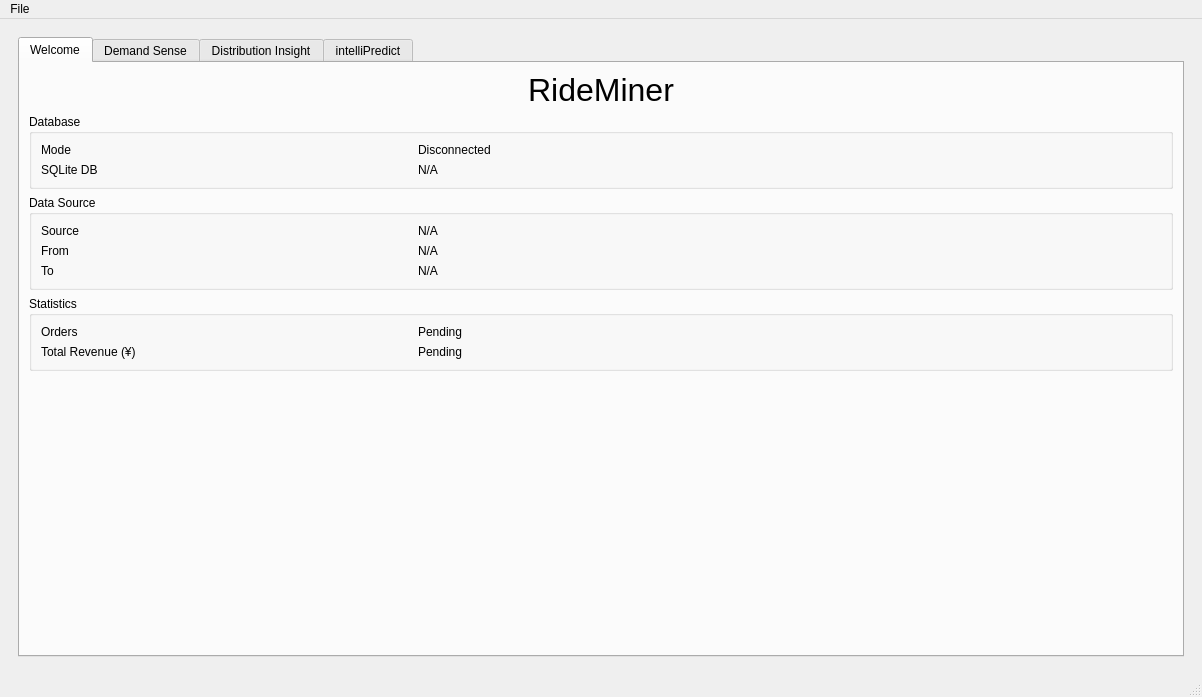
<?xml version="1.0" encoding="UTF-8"?>
<ui version="4.0">
 <class>MainWindow</class>
 <widget class="QMainWindow" name="MainWindow">
  <property name="geometry">
   <rect>
    <x>0</x>
    <y>0</y>
    <width>1202</width>
    <height>697</height>
   </rect>
  </property>
  <property name="windowTitle">
   <string>MainWindow</string>
  </property>
  <widget class="QWidget" name="centralwidget">
   <layout class="QGridLayout" name="gridLayout">
    <item row="0" column="0">
     <widget class="QWidget" name="widgetMain" native="true">
      <property name="enabled">
       <bool>true</bool>
      </property>
      <layout class="QGridLayout" name="gridLayout_4">
       <item row="0" column="0">
        <widget class="QTabWidget" name="tabWidget">
         <property name="enabled">
          <bool>true</bool>
         </property>
         <property name="currentIndex">
          <number>0</number>
         </property>
         <widget class="QWidget" name="tab_2">
          <attribute name="title">
           <string>Welcome</string>
          </attribute>
          <layout class="QVBoxLayout" name="verticalLayout">
           <item>
            <widget class="QLabel" name="label_3">
             <property name="font">
              <font>
               <pointsize>24</pointsize>
              </font>
             </property>
             <property name="text">
              <string>RideMiner</string>
             </property>
             <property name="alignment">
              <set>Qt::AlignCenter</set>
             </property>
            </widget>
           </item>
           <item>
            <widget class="QGroupBox" name="groupBox">
             <property name="title">
              <string>Database</string>
             </property>
             <layout class="QGridLayout" name="gridLayout_7">
              <item row="0" column="0">
               <widget class="QLabel" name="label_8">
                <property name="sizePolicy">
                 <sizepolicy hsizetype="Preferred" vsizetype="Preferred">
                  <horstretch>1</horstretch>
                  <verstretch>0</verstretch>
                 </sizepolicy>
                </property>
                <property name="minimumSize">
                 <size>
                  <width>0</width>
                  <height>0</height>
                 </size>
                </property>
                <property name="text">
                 <string>Mode</string>
                </property>
               </widget>
              </item>
              <item row="0" column="1">
               <widget class="QLabel" name="lblMode">
                <property name="sizePolicy">
                 <sizepolicy hsizetype="Preferred" vsizetype="Preferred">
                  <horstretch>2</horstretch>
                  <verstretch>0</verstretch>
                 </sizepolicy>
                </property>
                <property name="text">
                 <string>Disconnected</string>
                </property>
               </widget>
              </item>
              <item row="1" column="0">
               <widget class="QLabel" name="label_9">
                <property name="text">
                 <string>SQLite DB</string>
                </property>
               </widget>
              </item>
              <item row="1" column="1">
               <widget class="QLabel" name="lblDBPath">
                <property name="sizePolicy">
                 <sizepolicy hsizetype="Preferred" vsizetype="Preferred">
                  <horstretch>0</horstretch>
                  <verstretch>0</verstretch>
                 </sizepolicy>
                </property>
                <property name="text">
                 <string>N/A</string>
                </property>
               </widget>
              </item>
             </layout>
            </widget>
           </item>
           <item>
            <widget class="QGroupBox" name="groupBox_2">
             <property name="title">
              <string>Data Source</string>
             </property>
             <layout class="QGridLayout" name="gridLayout_8">
              <item row="2" column="1">
               <widget class="QLabel" name="lblTo">
                <property name="text">
                 <string>N/A</string>
                </property>
               </widget>
              </item>
              <item row="0" column="0">
               <widget class="QLabel" name="label_17">
                <property name="sizePolicy">
                 <sizepolicy hsizetype="Preferred" vsizetype="Preferred">
                  <horstretch>1</horstretch>
                  <verstretch>0</verstretch>
                 </sizepolicy>
                </property>
                <property name="text">
                 <string>Source</string>
                </property>
               </widget>
              </item>
              <item row="0" column="1">
               <widget class="QLabel" name="lblSource">
                <property name="sizePolicy">
                 <sizepolicy hsizetype="Expanding" vsizetype="Preferred">
                  <horstretch>2</horstretch>
                  <verstretch>0</verstretch>
                 </sizepolicy>
                </property>
                <property name="text">
                 <string>N/A</string>
                </property>
               </widget>
              </item>
              <item row="1" column="1">
               <widget class="QLabel" name="lblFrom">
                <property name="text">
                 <string>N/A</string>
                </property>
               </widget>
              </item>
              <item row="1" column="0">
               <widget class="QLabel" name="label_13">
                <property name="text">
                 <string>From</string>
                </property>
               </widget>
              </item>
              <item row="2" column="0">
               <widget class="QLabel" name="label_15">
                <property name="text">
                 <string>To</string>
                </property>
               </widget>
              </item>
             </layout>
            </widget>
           </item>
           <item>
            <widget class="QGroupBox" name="groupBox_3">
             <property name="title">
              <string>Statistics</string>
             </property>
             <layout class="QGridLayout" name="gridLayout_9">
              <item row="0" column="1">
               <widget class="QLabel" name="lblOrders">
                <property name="sizePolicy">
                 <sizepolicy hsizetype="Preferred" vsizetype="Preferred">
                  <horstretch>2</horstretch>
                  <verstretch>0</verstretch>
                 </sizepolicy>
                </property>
                <property name="text">
                 <string>Pending</string>
                </property>
               </widget>
              </item>
              <item row="0" column="0">
               <widget class="QLabel" name="label_10">
                <property name="sizePolicy">
                 <sizepolicy hsizetype="Preferred" vsizetype="Preferred">
                  <horstretch>1</horstretch>
                  <verstretch>0</verstretch>
                 </sizepolicy>
                </property>
                <property name="text">
                 <string>Orders</string>
                </property>
               </widget>
              </item>
              <item row="1" column="0">
               <widget class="QLabel" name="label_12">
                <property name="text">
                 <string>Total Revenue (¥)</string>
                </property>
               </widget>
              </item>
              <item row="1" column="1">
               <widget class="QLabel" name="lblRevenue">
                <property name="text">
                 <string>Pending</string>
                </property>
               </widget>
              </item>
             </layout>
            </widget>
           </item>
           <item>
            <spacer name="verticalSpacer">
             <property name="orientation">
              <enum>Qt::Vertical</enum>
             </property>
             <property name="sizeHint" stdset="0">
              <size>
               <width>20</width>
               <height>40</height>
              </size>
             </property>
            </spacer>
           </item>
          </layout>
         </widget>
         <widget class="QWidget" name="tab">
          <attribute name="title">
           <string>Demand Sense</string>
          </attribute>
          <layout class="QGridLayout" name="gridLayout_2">
           <item row="3" column="0">
            <widget class="WheeledChartView" name="chartDemand">
             <property name="renderHints">
              <set>QPainter::Antialiasing|QPainter::TextAntialiasing</set>
             </property>
            </widget>
           </item>
           <item row="0" column="0">
            <widget class="QFrame" name="frame">
             <property name="frameShape">
              <enum>QFrame::StyledPanel</enum>
             </property>
             <property name="frameShadow">
              <enum>QFrame::Raised</enum>
             </property>
             <layout class="QGridLayout" name="gridLayout_3">
              <item row="1" column="0">
               <widget class="QLabel" name="label_2">
                <property name="text">
                 <string>To</string>
                </property>
                <property name="alignment">
                 <set>Qt::AlignRight|Qt::AlignTrailing|Qt::AlignVCenter</set>
                </property>
               </widget>
              </item>
              <item row="0" column="2">
               <widget class="QLabel" name="label_6">
                <property name="text">
                 <string>Direction</string>
                </property>
                <property name="alignment">
                 <set>Qt::AlignRight|Qt::AlignTrailing|Qt::AlignVCenter</set>
                </property>
               </widget>
              </item>
              <item row="1" column="3">
               <widget class="QWidget" name="widget_2" native="true">
                <layout class="QHBoxLayout" name="horizontalLayout_2">
                 <item>
                  <widget class="QRadioButton" name="optGlobal">
                   <property name="sizePolicy">
                    <sizepolicy hsizetype="Minimum" vsizetype="Fixed">
                     <horstretch>0</horstretch>
                     <verstretch>0</verstretch>
                    </sizepolicy>
                   </property>
                   <property name="text">
                    <string>Global</string>
                   </property>
                   <property name="checked">
                    <bool>true</bool>
                   </property>
                  </widget>
                 </item>
                 <item>
                  <widget class="QRadioButton" name="optGrid">
                   <property name="sizePolicy">
                    <sizepolicy hsizetype="Minimum" vsizetype="Fixed">
                     <horstretch>0</horstretch>
                     <verstretch>0</verstretch>
                    </sizepolicy>
                   </property>
                   <property name="text">
                    <string>Grid</string>
                   </property>
                  </widget>
                 </item>
                 <item>
                  <widget class="QComboBox" name="cbGrid">
                   <property name="enabled">
                    <bool>false</bool>
                   </property>
                   <property name="sizePolicy">
                    <sizepolicy hsizetype="Preferred" vsizetype="Fixed">
                     <horstretch>0</horstretch>
                     <verstretch>0</verstretch>
                    </sizepolicy>
                   </property>
                  </widget>
                 </item>
                 <item>
                  <spacer name="horizontalSpacer_2">
                   <property name="orientation">
                    <enum>Qt::Horizontal</enum>
                   </property>
                   <property name="sizeHint" stdset="0">
                    <size>
                     <width>40</width>
                     <height>20</height>
                    </size>
                   </property>
                  </spacer>
                 </item>
                </layout>
               </widget>
              </item>
              <item row="0" column="3">
               <widget class="QWidget" name="widget_3" native="true">
                <property name="sizePolicy">
                 <sizepolicy hsizetype="Preferred" vsizetype="Preferred">
                  <horstretch>0</horstretch>
                  <verstretch>0</verstretch>
                 </sizepolicy>
                </property>
                <layout class="QHBoxLayout" name="horizontalLayout_3">
                 <item>
                  <widget class="QRadioButton" name="optDepart">
                   <property name="text">
                    <string>Departure</string>
                   </property>
                   <property name="checked">
                    <bool>true</bool>
                   </property>
                  </widget>
                 </item>
                 <item>
                  <widget class="QRadioButton" name="optDest">
                   <property name="text">
                    <string>Destination</string>
                   </property>
                  </widget>
                 </item>
                 <item>
                  <spacer name="horizontalSpacer_3">
                   <property name="orientation">
                    <enum>Qt::Horizontal</enum>
                   </property>
                   <property name="sizeHint" stdset="0">
                    <size>
                     <width>40</width>
                     <height>20</height>
                    </size>
                   </property>
                  </spacer>
                 </item>
                </layout>
               </widget>
              </item>
              <item row="0" column="1">
               <widget class="QWidget" name="widget_4" native="true">
                <property name="sizePolicy">
                 <sizepolicy hsizetype="Preferred" vsizetype="Preferred">
                  <horstretch>0</horstretch>
                  <verstretch>0</verstretch>
                 </sizepolicy>
                </property>
                <layout class="QGridLayout" name="gridLayout_5">
                 <item row="0" column="0">
                  <widget class="QDateTimeEdit" name="dtFrom">
                   <property name="sizePolicy">
                    <sizepolicy hsizetype="Expanding" vsizetype="Fixed">
                     <horstretch>0</horstretch>
                     <verstretch>0</verstretch>
                    </sizepolicy>
                   </property>
                  </widget>
                 </item>
                </layout>
               </widget>
              </item>
              <item row="1" column="1">
               <widget class="QWidget" name="widget_5" native="true">
                <property name="sizePolicy">
                 <sizepolicy hsizetype="Preferred" vsizetype="Preferred">
                  <horstretch>0</horstretch>
                  <verstretch>0</verstretch>
                 </sizepolicy>
                </property>
                <layout class="QGridLayout" name="gridLayout_6">
                 <item row="0" column="0">
                  <widget class="QDateTimeEdit" name="dtTo">
                   <property name="sizePolicy">
                    <sizepolicy hsizetype="Expanding" vsizetype="Fixed">
                     <horstretch>0</horstretch>
                     <verstretch>0</verstretch>
                    </sizepolicy>
                   </property>
                  </widget>
                 </item>
                </layout>
               </widget>
              </item>
              <item row="1" column="2">
               <widget class="QLabel" name="label_4">
                <property name="text">
                 <string>Region</string>
                </property>
                <property name="alignment">
                 <set>Qt::AlignRight|Qt::AlignTrailing|Qt::AlignVCenter</set>
                </property>
               </widget>
              </item>
              <item row="0" column="0">
               <widget class="QLabel" name="label">
                <property name="sizePolicy">
                 <sizepolicy hsizetype="Preferred" vsizetype="Preferred">
                  <horstretch>0</horstretch>
                  <verstretch>0</verstretch>
                 </sizepolicy>
                </property>
                <property name="text">
                 <string>From</string>
                </property>
                <property name="scaledContents">
                 <bool>false</bool>
                </property>
                <property name="alignment">
                 <set>Qt::AlignRight|Qt::AlignTrailing|Qt::AlignVCenter</set>
                </property>
               </widget>
              </item>
              <item row="4" column="0">
               <widget class="QLabel" name="label_7">
                <property name="text">
                 <string>Chart Type</string>
                </property>
                <property name="alignment">
                 <set>Qt::AlignRight|Qt::AlignTrailing|Qt::AlignVCenter</set>
                </property>
               </widget>
              </item>
              <item row="4" column="1">
               <widget class="QWidget" name="widget_6" native="true">
                <layout class="QHBoxLayout" name="horizontalLayout_4">
                 <item>
                  <widget class="QRadioButton" name="optLineChart">
                   <property name="text">
                    <string>Line Chart</string>
                   </property>
                   <property name="checked">
                    <bool>true</bool>
                   </property>
                  </widget>
                 </item>
                 <item>
                  <widget class="QRadioButton" name="optPieChart">
                   <property name="text">
                    <string>Pie Chart</string>
                   </property>
                  </widget>
                 </item>
                 <item>
                  <spacer name="horizontalSpacer_4">
                   <property name="orientation">
                    <enum>Qt::Horizontal</enum>
                   </property>
                   <property name="sizeHint" stdset="0">
                    <size>
                     <width>40</width>
                     <height>20</height>
                    </size>
                   </property>
                  </spacer>
                 </item>
                </layout>
               </widget>
              </item>
              <item row="4" column="2">
               <widget class="QLabel" name="lblStep">
                <property name="text">
                 <string>Step</string>
                </property>
                <property name="alignment">
                 <set>Qt::AlignRight|Qt::AlignTrailing|Qt::AlignVCenter</set>
                </property>
               </widget>
              </item>
              <item row="4" column="3">
               <widget class="QWidget" name="widgetStep" native="true">
                <property name="enabled">
                 <bool>true</bool>
                </property>
                <layout class="QHBoxLayout" name="horizontalLayout">
                 <item>
                  <widget class="QRadioButton" name="optDaily">
                   <property name="text">
                    <string>Daily</string>
                   </property>
                   <property name="checked">
                    <bool>true</bool>
                   </property>
                  </widget>
                 </item>
                 <item>
                  <widget class="QRadioButton" name="optHourly">
                   <property name="text">
                    <string>Hourly</string>
                   </property>
                  </widget>
                 </item>
                 <item>
                  <widget class="QRadioButton" name="optMinutely">
                   <property name="text">
                    <string>Minutely</string>
                   </property>
                  </widget>
                 </item>
                 <item>
                  <spacer name="horizontalSpacer">
                   <property name="orientation">
                    <enum>Qt::Horizontal</enum>
                   </property>
                   <property name="sizeHint" stdset="0">
                    <size>
                     <width>40</width>
                     <height>20</height>
                    </size>
                   </property>
                  </spacer>
                 </item>
                 <item>
                  <widget class="QLabel" name="label_5">
                   <property name="text">
                    <string>*</string>
                   </property>
                  </widget>
                 </item>
                 <item>
                  <widget class="QSpinBox" name="edtStep">
                   <property name="minimum">
                    <number>1</number>
                   </property>
                  </widget>
                 </item>
                </layout>
               </widget>
              </item>
             </layout>
            </widget>
           </item>
           <item row="1" column="0">
            <widget class="QPushButton" name="btnQuery">
             <property name="enabled">
              <bool>true</bool>
             </property>
             <property name="sizePolicy">
              <sizepolicy hsizetype="Expanding" vsizetype="Fixed">
               <horstretch>0</horstretch>
               <verstretch>0</verstretch>
              </sizepolicy>
             </property>
             <property name="text">
              <string>Query</string>
             </property>
            </widget>
           </item>
          </layout>
         </widget>
         <widget class="QWidget" name="tab_3">
          <attribute name="title">
           <string>Distribution Insight</string>
          </attribute>
          <layout class="QVBoxLayout" name="verticalLayout_2">
           <item>
            <widget class="QFrame" name="frame_2">
             <property name="frameShape">
              <enum>QFrame::StyledPanel</enum>
             </property>
             <property name="frameShadow">
              <enum>QFrame::Raised</enum>
             </property>
             <layout class="QHBoxLayout" name="horizontalLayout_5">
              <item>
               <spacer name="horizontalSpacer_6">
                <property name="orientation">
                 <enum>Qt::Horizontal</enum>
                </property>
                <property name="sizeHint" stdset="0">
                 <size>
                  <width>40</width>
                  <height>20</height>
                 </size>
                </property>
               </spacer>
              </item>
              <item>
               <widget class="QRadioButton" name="optTravel">
                <property name="text">
                 <string>Travel Time</string>
                </property>
                <property name="checked">
                 <bool>true</bool>
                </property>
               </widget>
              </item>
              <item>
               <widget class="QRadioButton" name="optFee">
                <property name="text">
                 <string>Order Fee</string>
                </property>
               </widget>
              </item>
              <item>
               <widget class="QRadioButton" name="optRevenue">
                <property name="text">
                 <string>Revenue</string>
                </property>
               </widget>
              </item>
              <item>
               <spacer name="horizontalSpacer_5">
                <property name="orientation">
                 <enum>Qt::Horizontal</enum>
                </property>
                <property name="sizeHint" stdset="0">
                 <size>
                  <width>40</width>
                  <height>20</height>
                 </size>
                </property>
               </spacer>
              </item>
             </layout>
            </widget>
           </item>
           <item>
            <widget class="WheeledChartView" name="chartInspector"/>
           </item>
          </layout>
         </widget>
         <widget class="QWidget" name="tab_4">
          <attribute name="title">
           <string>intelliPredict</string>
          </attribute>
          <layout class="QGridLayout" name="gridLayout_11">
           <item row="1" column="0">
            <spacer name="verticalSpacer_2">
             <property name="orientation">
              <enum>Qt::Vertical</enum>
             </property>
             <property name="sizeHint" stdset="0">
              <size>
               <width>20</width>
               <height>292</height>
              </size>
             </property>
            </spacer>
           </item>
           <item row="0" column="0">
            <widget class="QGroupBox" name="groupBox_4">
             <property name="title">
              <string>ETA Prediction</string>
             </property>
             <layout class="QGridLayout" name="gridLayout_10">
              <item row="3" column="1">
               <widget class="QPushButton" name="btnPredict">
                <property name="text">
                 <string>Predict</string>
                </property>
               </widget>
              </item>
              <item row="2" column="1">
               <widget class="QTimeEdit" name="edtDepart">
                <property name="sizePolicy">
                 <sizepolicy hsizetype="Expanding" vsizetype="Fixed">
                  <horstretch>2</horstretch>
                  <verstretch>0</verstretch>
                 </sizepolicy>
                </property>
               </widget>
              </item>
              <item row="0" column="0">
               <widget class="QLabel" name="label_14">
                <property name="text">
                 <string>Point of Departure</string>
                </property>
               </widget>
              </item>
              <item row="1" column="1">
               <widget class="QWidget" name="widget_7" native="true">
                <layout class="QHBoxLayout" name="horizontalLayout_7">
                 <item>
                  <widget class="QLabel" name="label_20">
                   <property name="text">
                    <string>Longitude</string>
                   </property>
                  </widget>
                 </item>
                 <item>
                  <widget class="QLineEdit" name="edtLngArrival">
                   <property name="sizePolicy">
                    <sizepolicy hsizetype="Expanding" vsizetype="Fixed">
                     <horstretch>1</horstretch>
                     <verstretch>0</verstretch>
                    </sizepolicy>
                   </property>
                   <property name="text">
                    <string>103.9711</string>
                   </property>
                  </widget>
                 </item>
                 <item>
                  <widget class="QLabel" name="label_21">
                   <property name="text">
                    <string>Latitude</string>
                   </property>
                  </widget>
                 </item>
                 <item>
                  <widget class="QLineEdit" name="edtLatArrival">
                   <property name="sizePolicy">
                    <sizepolicy hsizetype="Expanding" vsizetype="Fixed">
                     <horstretch>1</horstretch>
                     <verstretch>0</verstretch>
                    </sizepolicy>
                   </property>
                   <property name="text">
                    <string>30.57804</string>
                   </property>
                  </widget>
                 </item>
                </layout>
               </widget>
              </item>
              <item row="2" column="0">
               <widget class="QLabel" name="label_11">
                <property name="sizePolicy">
                 <sizepolicy hsizetype="Preferred" vsizetype="Preferred">
                  <horstretch>1</horstretch>
                  <verstretch>0</verstretch>
                 </sizepolicy>
                </property>
                <property name="text">
                 <string>Departure Time</string>
                </property>
               </widget>
              </item>
              <item row="0" column="1">
               <widget class="QWidget" name="widget" native="true">
                <layout class="QHBoxLayout" name="horizontalLayout_6">
                 <item>
                  <widget class="QLabel" name="label_16">
                   <property name="text">
                    <string>Longitude</string>
                   </property>
                  </widget>
                 </item>
                 <item>
                  <widget class="QLineEdit" name="edtLngDepart">
                   <property name="sizePolicy">
                    <sizepolicy hsizetype="Expanding" vsizetype="Fixed">
                     <horstretch>1</horstretch>
                     <verstretch>0</verstretch>
                    </sizepolicy>
                   </property>
                   <property name="text">
                    <string>104.1033</string>
                   </property>
                  </widget>
                 </item>
                 <item>
                  <widget class="QLabel" name="label_18">
                   <property name="text">
                    <string>Latitude</string>
                   </property>
                  </widget>
                 </item>
                 <item>
                  <widget class="QLineEdit" name="edtLatDepart">
                   <property name="sizePolicy">
                    <sizepolicy hsizetype="Expanding" vsizetype="Fixed">
                     <horstretch>1</horstretch>
                     <verstretch>0</verstretch>
                    </sizepolicy>
                   </property>
                   <property name="text">
                    <string>30.64177</string>
                   </property>
                  </widget>
                 </item>
                </layout>
               </widget>
              </item>
              <item row="1" column="0">
               <widget class="QLabel" name="label_19">
                <property name="text">
                 <string>Point of Arrival</string>
                </property>
               </widget>
              </item>
              <item row="4" column="1">
               <widget class="QLabel" name="lblPrediction">
                <property name="text">
                 <string>Press the button above to calculate prediction.</string>
                </property>
                <property name="alignment">
                 <set>Qt::AlignCenter</set>
                </property>
               </widget>
              </item>
             </layout>
            </widget>
           </item>
          </layout>
         </widget>
        </widget>
       </item>
      </layout>
     </widget>
    </item>
   </layout>
  </widget>
  <widget class="QMenuBar" name="menubar">
   <property name="geometry">
    <rect>
     <x>0</x>
     <y>0</y>
     <width>1202</width>
     <height>27</height>
    </rect>
   </property>
   <widget class="QMenu" name="mnuFile">
    <property name="title">
     <string>File</string>
    </property>
    <addaction name="mnuInvalidateCache"/>
    <addaction name="separator"/>
    <addaction name="mnuExit"/>
   </widget>
   <addaction name="mnuFile"/>
  </widget>
  <widget class="QStatusBar" name="statusbar"/>
  <action name="mnuInvalidateCache">
   <property name="text">
    <string>Invalidate Caches / Restart ...</string>
   </property>
  </action>
  <action name="mnuExit">
   <property name="text">
    <string>Exit</string>
   </property>
  </action>
 </widget>
 <customwidgets>
  <customwidget>
   <class>WheeledChartView</class>
   <extends>QGraphicsView</extends>
   <header>components/WheeledChartView.h</header>
  </customwidget>
 </customwidgets>
 <resources/>
 <connections/>
</ui>
